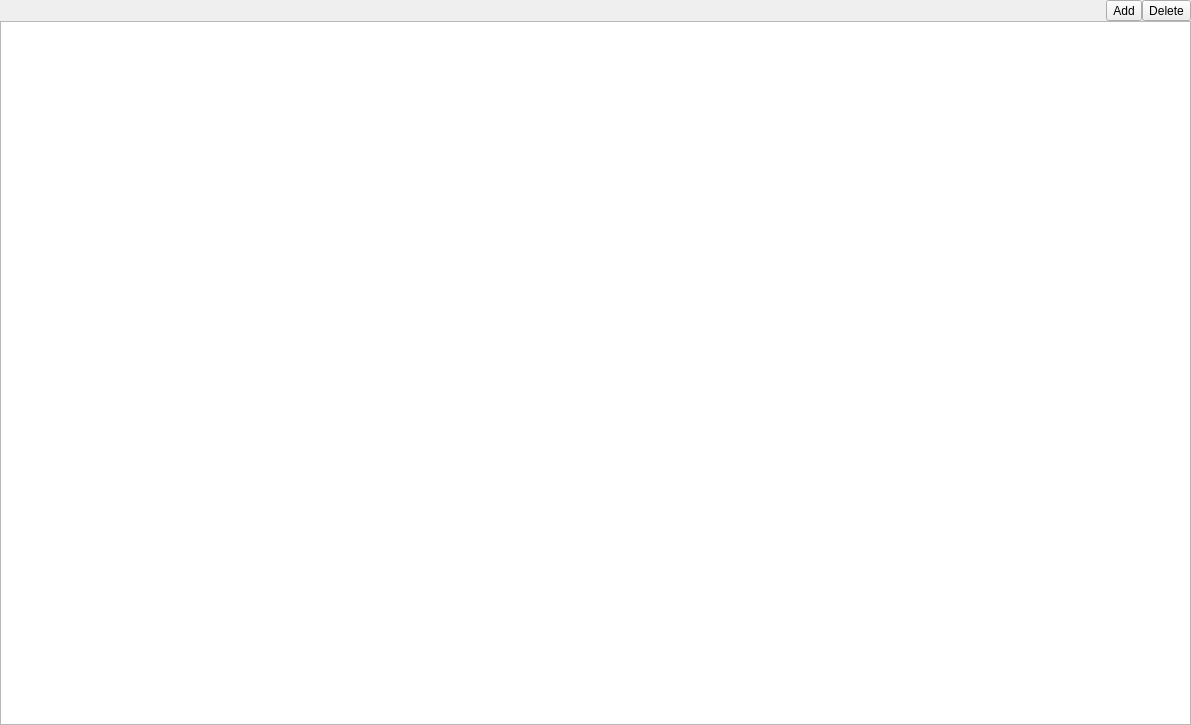
<?xml version="1.0" encoding="UTF-8"?>
<ui version="4.0">
 <class>StickyNoteModeWidget</class>
 <widget class="QWidget" name="StickyNoteModeWidget">
  <property name="geometry">
   <rect>
    <x>0</x>
    <y>0</y>
    <width>1191</width>
    <height>725</height>
   </rect>
  </property>
  <property name="windowTitle">
   <string>Form</string>
  </property>
  <layout class="QVBoxLayout" name="verticalLayout">
   <property name="spacing">
    <number>0</number>
   </property>
   <property name="leftMargin">
    <number>0</number>
   </property>
   <property name="topMargin">
    <number>0</number>
   </property>
   <property name="rightMargin">
    <number>0</number>
   </property>
   <property name="bottomMargin">
    <number>0</number>
   </property>
   <item>
    <widget class="QWidget" name="operationWidget" native="true">
     <layout class="QHBoxLayout" name="horizontalLayout">
      <property name="spacing">
       <number>0</number>
      </property>
      <property name="leftMargin">
       <number>0</number>
      </property>
      <property name="topMargin">
       <number>0</number>
      </property>
      <property name="rightMargin">
       <number>0</number>
      </property>
      <property name="bottomMargin">
       <number>0</number>
      </property>
      <item>
       <spacer name="horizontalSpacer">
        <property name="orientation">
         <enum>Qt::Horizontal</enum>
        </property>
        <property name="sizeHint" stdset="0">
         <size>
          <width>40</width>
          <height>20</height>
         </size>
        </property>
       </spacer>
      </item>
      <item>
       <widget class="QToolButton" name="addToolButton">
        <property name="text">
         <string>Add</string>
        </property>
       </widget>
      </item>
      <item>
       <widget class="QToolButton" name="deleteToolButton">
        <property name="text">
         <string>Delete</string>
        </property>
       </widget>
      </item>
     </layout>
    </widget>
   </item>
   <item>
    <widget class="QTableView" name="tableView"/>
   </item>
  </layout>
 </widget>
 <resources/>
 <connections/>
</ui>
